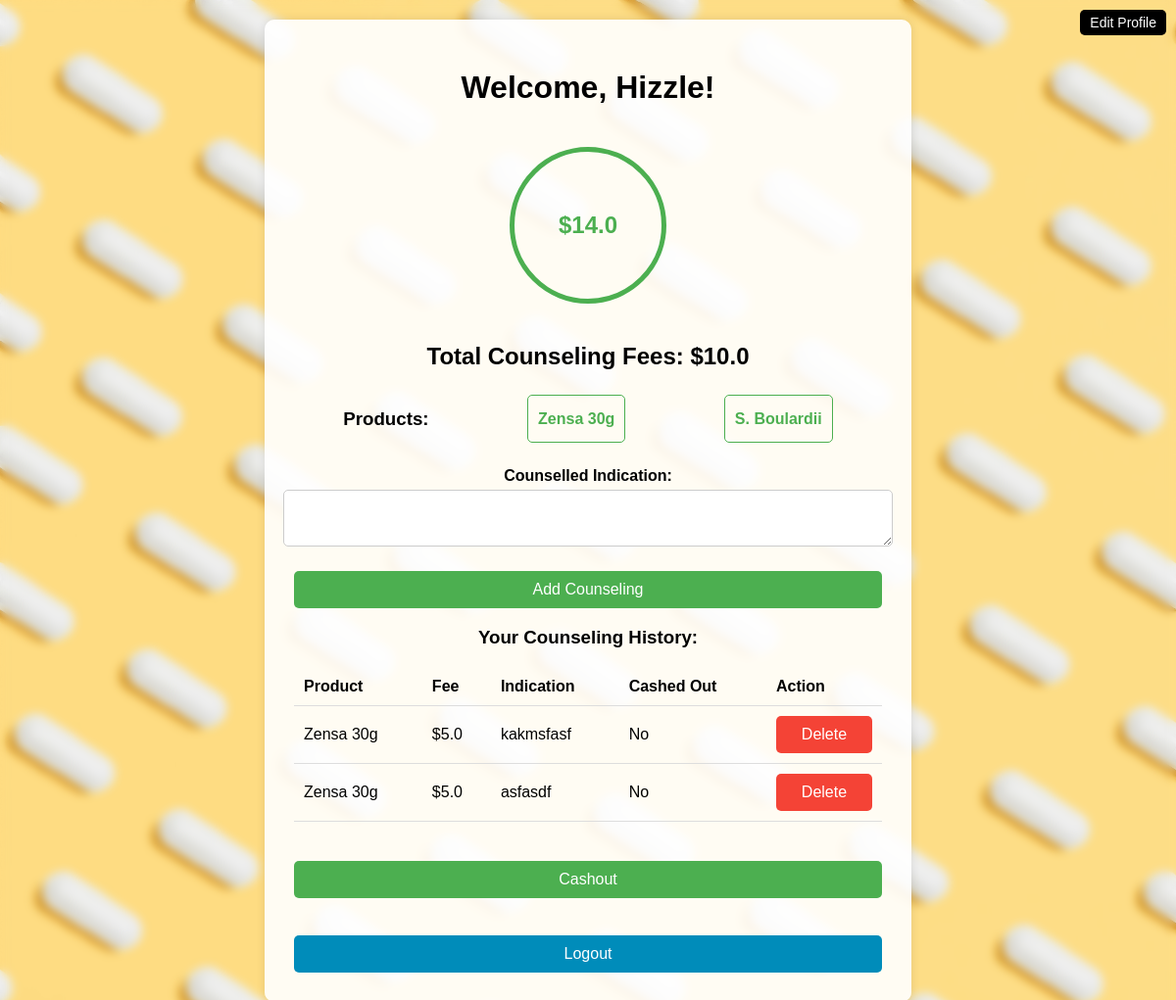
Page /dashboard (signed in) on the earlier database version.
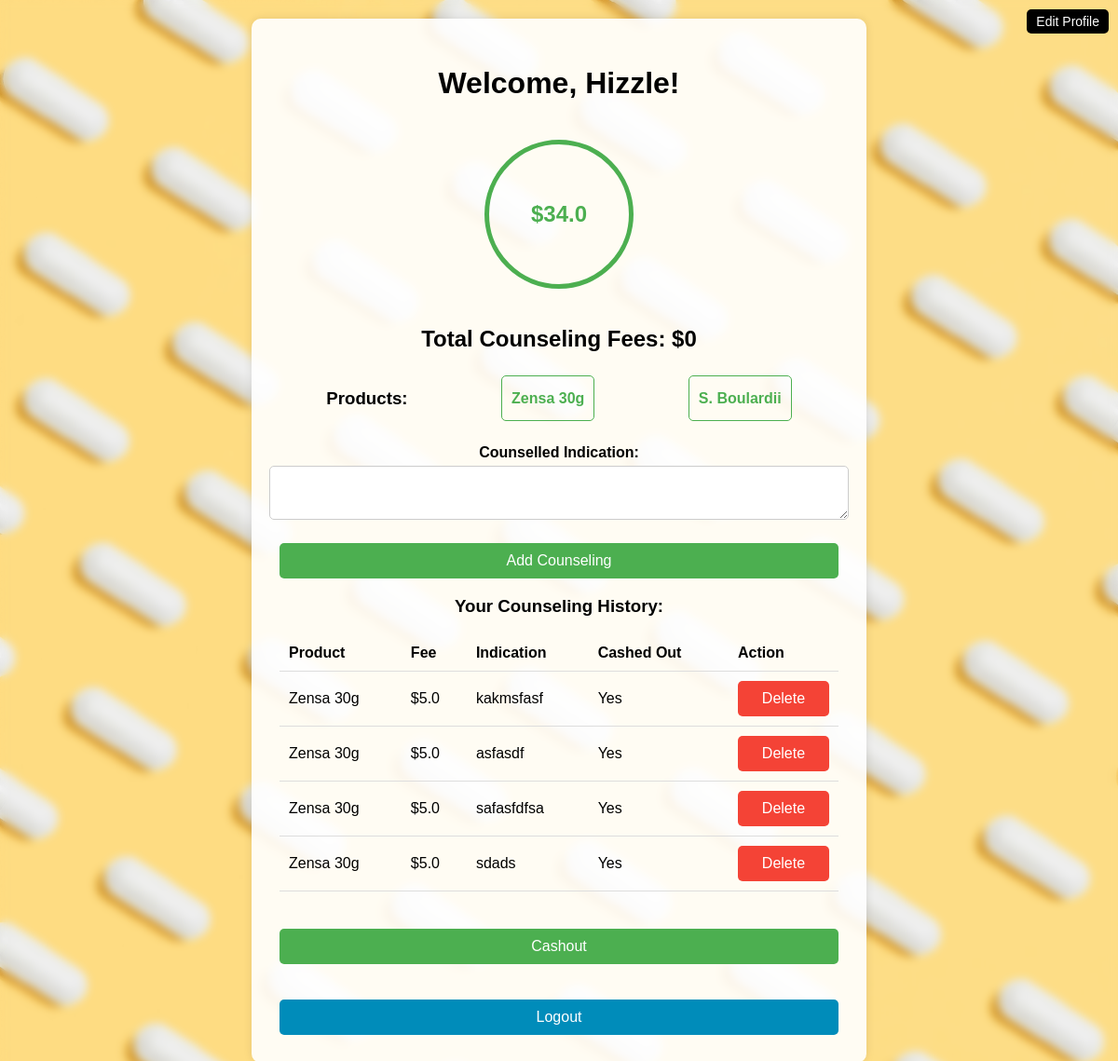
Same page on the later database version.
### app.py (models this page shows, shortened)
class User(UserMixin, db.Model):
    id = db.Column(db.Integer, primary_key=True)
    email = db.Column(db.String(150), unique=True, nullable=False)
    password = db.Column(db.String(150), nullable=False)
    full_name = db.Column(db.String(150), nullable=False)
    pharmacy_phone = db.Column(db.String(150), nullable=False)
    pharmacy_name = db.Column(db.String(150), nullable=False)
    payment_method = db.Column(db.String(150), nullable=False)
    counseling_fees = db.Column(db.Float, default=0.0)
    wheel_total = db.Column(db.Float, default=0.0)

class Counseling(db.Model):
    id = db.Column(db.Integer, primary_key=True)
    user_id = db.Column(db.Integer, db.ForeignKey('user.id'), nullable=False)
    product = db.Column(db.String(100), nullable=False)
    fee = db.Column(db.Float, nullable=False)
    indication = db.Column(db.String(200), nullable=False)
    cashed_out = db.Column(db.Boolean, default=False)

### app.py (the view)
@app.route('/dashboard')
@login_required
def dashboard():
    counselings = Counseling.query.filter_by(user_id=current_user.id).all()
    cashout_total = sum(c.fee for c in counselings if not c.cashed_out)
    wheel_total = current_user.wheel_total
    fee_added = request.args.get('fee_added', 'false').lower() == 'true'
    counseling_points = {
        "Zensa 30g": [
            "Apply a small amount to the affected area.",
            "Do not use more than directed.",
            "Consult a doctor if irritation occurs."
        ],
        "S. Boulardii": [
            "Take one capsule daily.",
            "Store in a cool, dry place.",
            "Consult a healthcare provider before use."
        ]
    }
    return render_template('dashboard.html', counselings=counselings, cashout_total=cashout_total, wheel_total=wheel_total, fee_added=fee_added, counseling_points=counseling_points)

### app.py (called while the page is built)
@login_manager.user_loader
def load_user(user_id):
    return db.session.get(User, int(user_id))

### templates/dashboard.html (shortened to what this page needs)
<!DOCTYPE html>
<html lang="en">
<head>
</head>
<body onload="setFeeOnLoad()">
    <a href="{{ url_for('profile') }}" class="edit-profile-button">Edit Profile</a>
    <div class="container">
        <h1>Welcome, {{ current_user.full_name }}!</h1>
        <div class="wheel-container">
            <div id="wheel" class="wheel">${{ current_user.wheel_total }}</div>
        </div>
        <h2>Total Counseling Fees: ${{ cashout_total }}</h2>
        <div class="product-list">
            <h3>Products:</h3>
            <div class="product-item" data-product="Zensa 30g">Zensa 30g</div>
            <div class="product-item" data-product="S. Boulardii">S. Boulardii</div>
        </div>
        <form method="POST" action="{{ url_for('counsel') }}" onsubmit="setFee()">
            <label for="indication">Counselled Indication:</label>
            <textarea name="indication" id="indication" required></textarea>
            <button type="submit">Add Counseling</button>
        </form>
        <h3>Your Counseling History:</h3>
        <table>
            <tr>
                <th>Product</th>
                <th>Fee</th>
                <th>Indication</th>
                <th>Cashed Out</th>
                <th>Action</th>
            </tr>
            {% for counseling in counselings %}
                <tr>
                    <td>{{ counseling.product }}</td>
                    <td>${{ counseling.fee }}</td>
                    <td>{{ counseling.indication }}</td>
                    <td>{{ 'Yes' if counseling.cashed_out else 'No' }}</td>
                    <td>
                        <form method="POST" action="{{ url_for('delete_counseling', id=counseling.id) }}">
                            <button type="submit" class="delete-button">Delete</button>
                        </form>
                    </td>
                </tr>
            {% endfor %}
        </table>
        <form method="POST" action="{{ url_for('cashout') }}" id="cashout-form">
            <button type="button" class="cashout" onclick="showCash()">Cashout</button>
        </form>
        <br>
        <button class="link-button" onclick="location.href='{{ url_for('logout') }}'">Logout</button>
    </div>
</body>
</html>

Differences in the rows shown:
changed User "Hizzle": wheel_total "14.0" → "34.0"
changed Counseling "kakmsfasf": cashed_out "No" → "Yes"
changed Counseling "asfasdf": cashed_out "No" → "Yes"
added Counseling: product "Zensa 30g", fee "5.0", indication "safasfdfsa", cashed_out "Yes"
added Counseling: product "Zensa 30g", fee "5.0", indication "sdads", cashed_out "Yes"
Other differences:
{{ cashout_total }}: "10.0" → "0"
